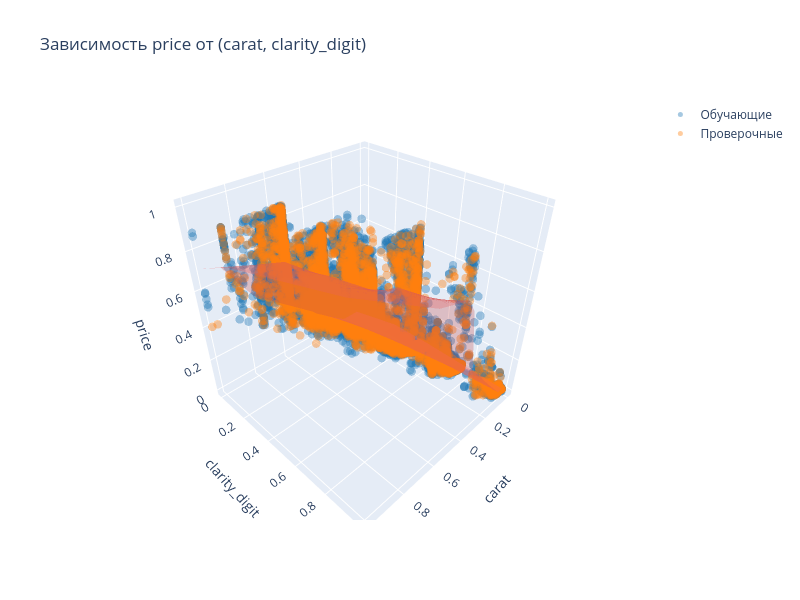

Notebook code cell kept with this figure:
### Markdown cell above
## Построение 3D графика

### Code cell
my3dplot(
    xNorm_train, yNorm_train,  True, # Обучающие x и y, Флаг отображения обучающих точек  (синие)
    xNorm_test,  yNorm_test,   True, # Проверочные x и y, Флаг отображения проверочных точек   (оранжевые)
    yNorm_pred_m2,             True, # Вычисленные y, Флаг отображения вычисленной функции  (зелёные)
    x1Name= "carat",  x2Name="clarity_digit", y_targetName= target[0], # Имена столбцов из таблиц  xNorm_train, xNorm_test, yNorm_pred
    pointSize = 5,     # Размер точки
    pointTransparency  = 0.4, # Прозрачность точек графика train, test
    meshTransparency   = 0.3  # Прозрачность поверхности вычисленных значений y_pred
)

### Figure 1 — Plotly figure (JSON) as saved in the notebook; plotly's stock layout.template omitted (floating-point values rounded to 4 significant figures; data arrays with more than 128 entries replaced by an {"elided": "..."} marker saying what was removed)
{"data": [{"marker": {"color": "#1f77b4", "opacity": 0.4, "size": 5}, "mode": "markers", "name": "Обучающие", "type": "scatter3d", "x": {"elided": "33971 float values"}, "y": {"elided": "33971 float values"}, "z": {"elided": "33971 float values"}}, {"marker": {"color": "#ff7f0e", "opacity": 0.4, "size": 5}, "mode": "markers", "name": "Проверочные", "type": "scatter3d", "x": {"elided": "14559 float values"}, "y": {"elided": "14559 float values"}, "z": {"elided": "14559 float values"}}, {"color": "rgb(244,100,100)", "name": "Вычисленный", "opacity": 0.3, "type": "mesh3d", "x": {"elided": "14559 float values"}, "y": {"elided": "14559 float values"}, "z": {"elided": "14559 float values"}}], "layout": {"height": 600, "scene": {"xaxis": {"title": {"text": "carat"}}, "yaxis": {"title": {"text": "clarity_digit"}}, "zaxis": {"title": {"text": "price"}}}, "title": {"text": "Завиcимость price от (carat, clarity_digit)"}, "width": 800}}
